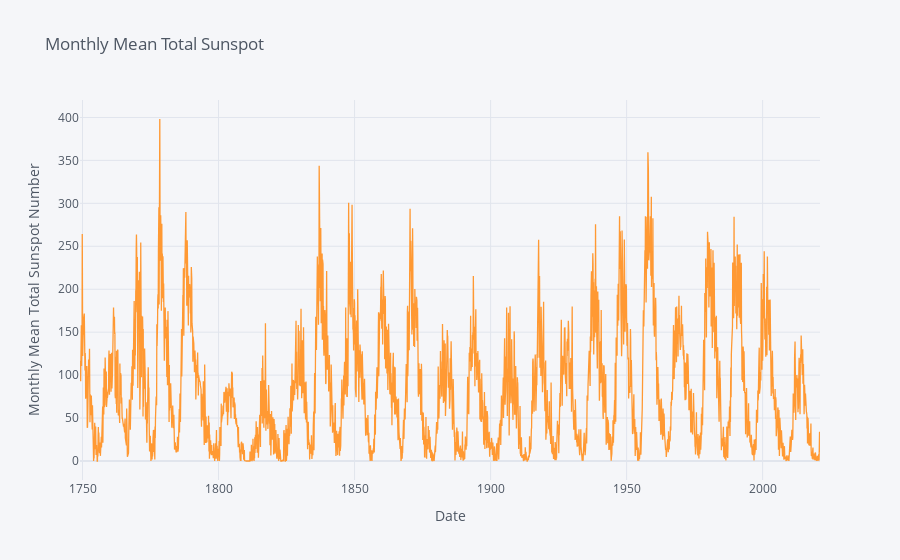

The code cell stored with this chart in its notebook:
### Code cell
import pandas as pd
import cufflinks as cf

# Настройка режима офлайн для работы с cufflinks и plotly
cf.go_offline()

# Загрузка данных из файла
data = pd.read_csv('Data/Sunspots.csv')
data['Date'] = pd.to_datetime(data['Date'])
data.set_index('Date', inplace=True)

# Визуализация данных (например, потребление энергии по глобальной активной мощности)
data['Monthly Mean Total Sunspot Number'].iplot(title='Monthly Mean Total Sunspot', xTitle='Date', yTitle='Monthly Mean Total Sunspot Number')

### Figure 1 — Plotly figure (JSON) as saved in the notebook; plotly's stock layout.template omitted (floating-point values rounded to 4 significant figures; data arrays with more than 128 entries replaced by an {"elided": "..."} marker saying what was removed)
{"data": [{"line": {"color": "rgba(255, 153, 51, 1.0)", "dash": "solid", "shape": "linear", "width": 1.3}, "mode": "lines", "name": "Monthly Mean Total Sunspot Number", "text": "", "type": "scatter", "x": {"elided": "3265 str values"}, "y": {"elided": "3265 float values"}}], "layout": {"legend": {"bgcolor": "#F5F6F9", "font": {"color": "#4D5663"}}, "paper_bgcolor": "#F5F6F9", "plot_bgcolor": "#F5F6F9", "title": {"font": {"color": "#4D5663"}, "text": "Monthly Mean Total Sunspot"}, "xaxis": {"gridcolor": "#E1E5ED", "showgrid": true, "tickfont": {"color": "#4D5663"}, "title": {"font": {"color": "#4D5663"}, "text": "Date"}, "zerolinecolor": "#E1E5ED"}, "yaxis": {"gridcolor": "#E1E5ED", "showgrid": true, "tickfont": {"color": "#4D5663"}, "title": {"font": {"color": "#4D5663"}, "text": "Monthly Mean Total Sunspot Number"}, "zerolinecolor": "#E1E5ED"}}}
